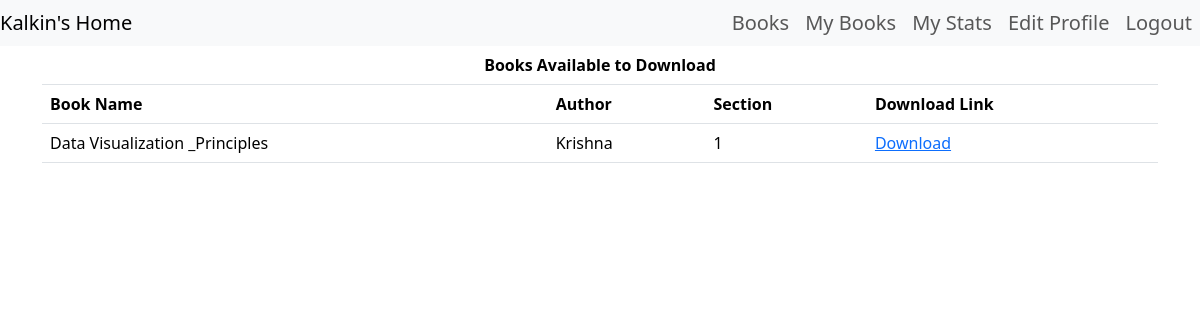
Screenshot of /premium/1 (signed in) with the database file from the repository.
### models.py (models this page shows)
class Book(db.Model):
    __tablename__ = "book"
    book_id = db.Column(db.Integer, autoincrement=True, primary_key=True)
    book_name = db.Column(db.String, nullable=False)
    book_content = db.Column(db.String, nullable=False)
    book_author = db.Column(db.String)
    book_image = db.Column(db.String)
    book_sec = db.Column(db.Integer, db.ForeignKey('section.section_id'), nullable=False)
    book_rating = db.Column(db.Float, default=0.0)
    book_views = db.Column(db.Integer, default=0)
    is_premium = db.Column(db.Boolean, nullable= False, default= False)
    sec_name = db.Column(db.String,  nullable=False)
    feedback = db.relationship("Feedback", backref="book")
    @property
    def book_rating(self):
        feedback_ratings = [feedback.rating for feedback in self.feedback]
        if feedback_ratings:
            return sum(feedback_ratings) / len(feedback_ratings)
        else:
            return 0.0

### controllers.py (the view)
@app.route("/premium/<int:book_id>")
@premium_required
def premium(book_id):
    user= User.query.get(session['user_id'])
    return render_template("premium.html", book = Book.query.get(book_id), user=user)

### controllers.py (called while the page is built)
def premium_required(func):
    @wraps(func)
    def inner(*args, **kwargs):
        if 'user_id' not in session:
            flash("You need to login to continue")
            return redirect(url_for('login'))
        user=User.query.get(session['user_id'])
        if not (user.is_admin or user.is_premium):
            flash("You are not a Premium Member, Please signup for membership")
            return redirect(url_for('edit_profile'))
        return func(*args, **kwargs)
    return inner

### templates/premium.html (shortened to what this page needs)
{% extends 'base.html' %}
{%block content%}
    <table class="table table-striped">
      <thead>
        <tr>
          <th colspan="4" class="text-center"> Books Available to Download</th>
        </tr>
        <tr>
          <th>Book Name</th>
          <th>Author </th>
          <th>Section</th>
          <th>Download Link</th>
        </tr>
        <tr>
          <td> {{ book.book_name }} </td>
          <td> {{book.book_author}} </td>
          <td> {{book.book_sec}} </td>
          <td> <a href= {{book.book_content}} download="Library.pdf" >Download</a> </td>
        </tr>
      </thead>
    </table>
  {%endblock%}

### rows the page displays
Book: book_name "Data Visualization _Principles", book_author "Krishna", book_sec "1"

### other values shown
{{ session.get('user_name')|capitalize }} "Kalkin"
